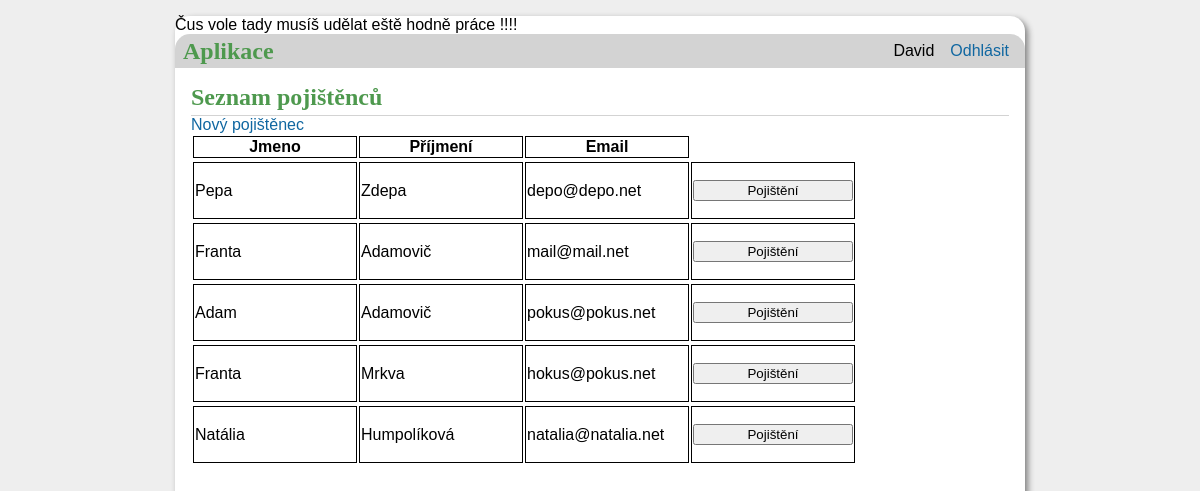
Screenshot of /list (signed in) with the database file from the repository.
### tables this page shows
CREATE TABLE administration (
id INTEGER PRIMARY KEY AUTOINCREMENT,
name TEXT NOT NULL,
surname TEXT NOT NULL,
password TEXT NOT NULL,
email TEXT UNIQUE NOT NULL
);

CREATE TABLE users (
id INTEGER PRIMARY KEY AUTOINCREMENT,
email TEXT UNIQUE NOT NULL,
name TEXT NOT NULL,
surname TEXT NOT NULL,
tel INTEGER NOT NULL,
street_descriptive TEXT NOT NULL,
city TEXT NOT NULL,
zip_code INTEGER NOT NULL
);

### aplikace/extract.py (the view)
@bp.route('/list', methods=('GET', 'POST'))
def list():
    db = get_db()
    posts = db.execute(
        'SELECT name, surname, email FROM users'
    ).fetchall()
    return render_template('extract/extract_list.html', posts=posts)

### aplikace/auth.py (called while the page is built)
@bp.before_app_request
def load_logged_in_user():
    user_id = session.get('email')
    if user_id is None:
        g.user = None
    else:
        g.user = get_db().execute(
            'SELECT * FROM administration WHERE email = ?', (user_id,)
        ).fetchone()

### aplikace/db.py (called while the page is built)
def get_db():
    if 'db' not in g:
        g.db = sqlite3.connect(
            current_app.config['DATABASE'],
            detect_types=sqlite3.PARSE_DECLTYPES
        )
        g.db.row_factory = sqlite3.Row
    return g.db

### aplikace/templates/extract/extract_list.html (shortened to what this page needs)
{% extends 'base.html' %}
{% block header %}
    <h1> {% block title %}Seznam pojištěnců{% endblock title %}
{% endblock header %}
{% block content %}
{% if g.user['name'] == 'David' %}
        <a href="{{ url_for('create.create') }}">Nový pojištěnec</a>
{% endif %}
        <table  >
            <thead>
                <tr>
                    <th>Jmeno</th>
                    <th>Příjmení</th>
                    <th>Email</th>
                </tr>
            </thead>
            {% for post in posts %}
            <table  >
                <tr >
                    <td>{{ post['name'] }}</td>
                    <td>{{ post['surname'] }}</td>
                    <td>{{ post['email'] }}</td>
                    <td><form method="post" action="{{ url_for('insurance.list_insurance') }}">
                            <button type="submit">Pojištění</button>
                        </form>
                    </td>
                </tr>
            </table>
        </table>
        {% endfor %}
{% endblock content %}

### aplikace/templates/base.html (shortened to what this page needs)
<!doctype html>
<link rel="stylesheet" href="{{ url_for('static', filename='style.css')}}">
<nav>
    <h1>Aplikace</h1>
    <ul>
        {% if g.user %}
            <li><span>{{ g.user['name'] }}</span>
            <li><a href="{{ url_for('auth.logout') }}">Odhlásit</a>
        {% else %}
            <li><a href="{{ url_for('auth.login') }}">Odhlášen</a>
                <p>{{ g.user['name'] }}</p>
        {% endif %}
    </ul>
</nav>
<section class="content">
    <header>
        {% block header %}{% endblock header %}
    </header>
    {% block content %}{% endblock content %}
</section>

### aplikace/static/style.css (style rules this page uses)
h1 { font-family: serif; color: #4e994e; margin: 1rem 0; }
a { color: #1067a1; text-decoration: none; }
nav { background: lightgray; display: flex; align-items: center; padding: 0 0.5rem; border-radius: 15px 15px 0 0; }
nav h1 { flex: auto; margin: 0; }
nav ul { display: flex; list-style: none; margin: 0; padding: 0; }
nav ul li a, nav ul li span, header .action { display: block; padding: 0.5rem; }
.content { padding: 0 1rem 1rem; }
.content > header { border-bottom: 1px solid lightgray; display: flex; align-items: flex-end; }
.content > header h1 { flex: auto; margin: 1rem 0 0.25rem 0; }
.content:last-child { margin-bottom: 0; }
.content form { margin: 1em 0; display: flex; flex-direction: column; }
table td, th { border: solid 1px; width: 10em; border-collapse: collapse; }

### rows the page displays
administration: user.name "David"
users: name "Pepa", surname "Zdepa", email "depo@depo.net"
users: name "Franta", surname "Adamovič", email "mail@mail.net"
users: name "Adam", surname "Adamovič", email "pokus@pokus.net"
users: name "Franta", surname "Mrkva", email "hokus@pokus.net"
users: name "Natália", surname "Humpolíková", email "natalia@natalia.net"
